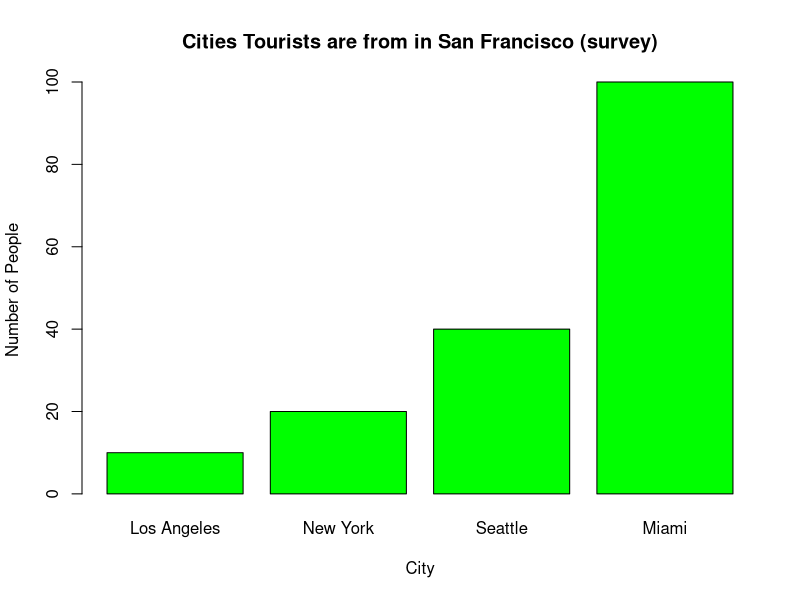
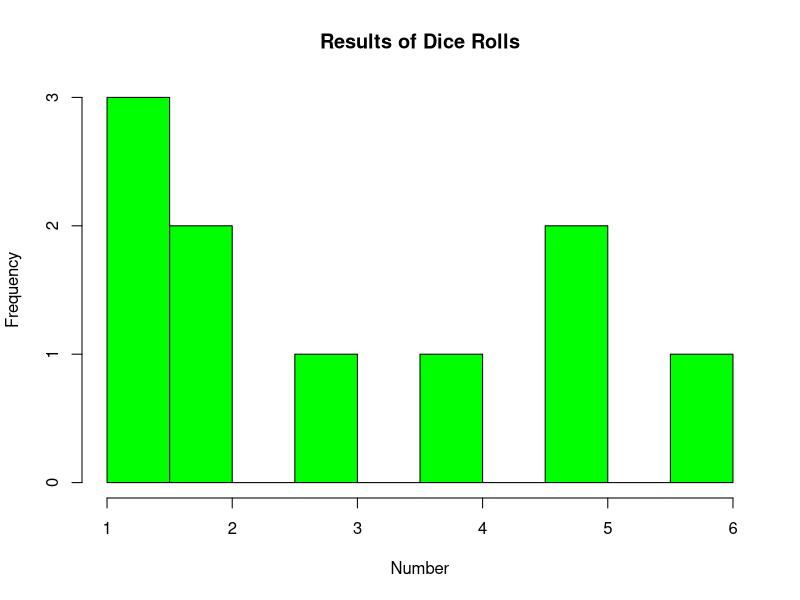
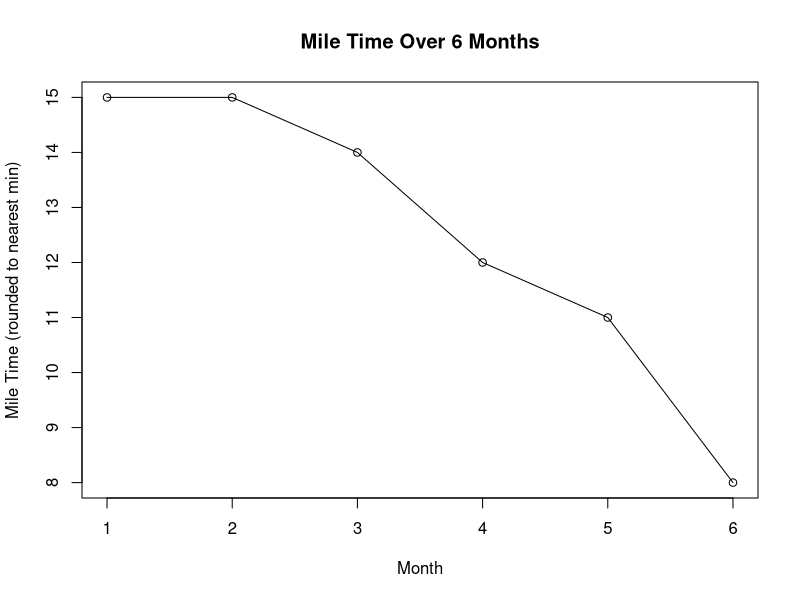
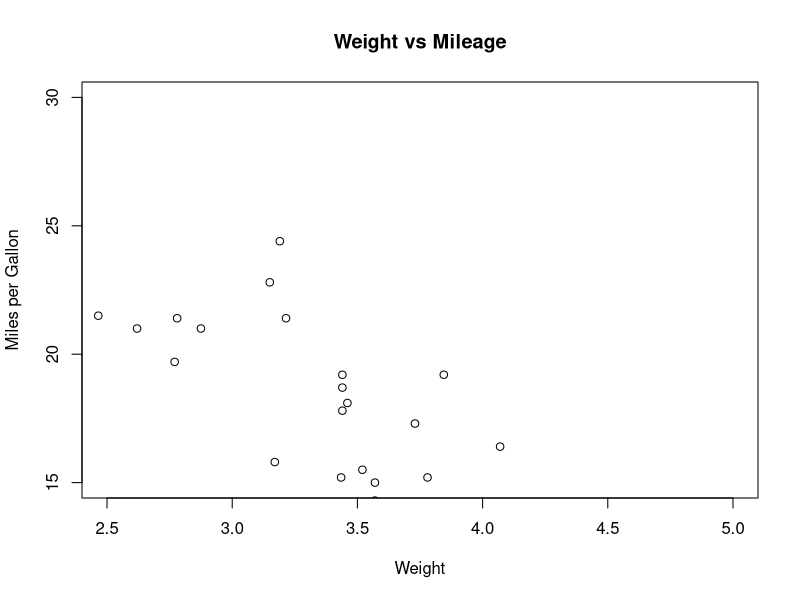
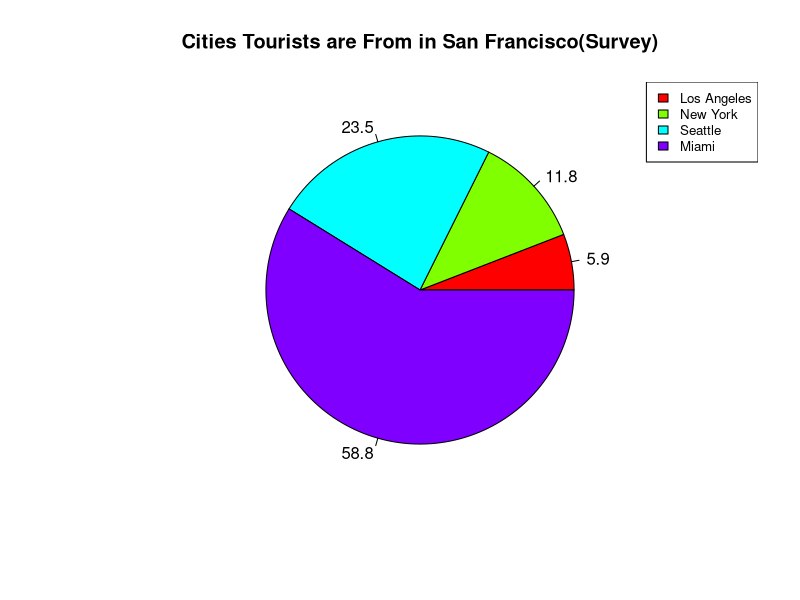
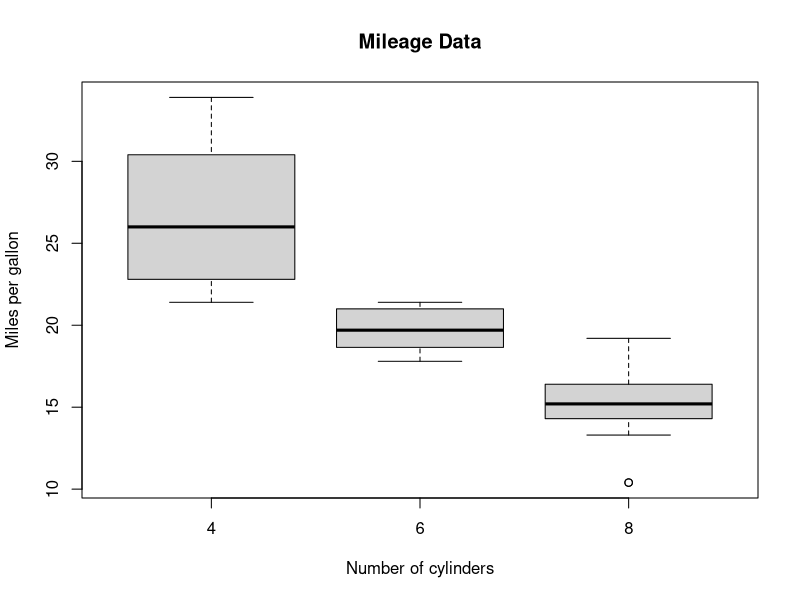

Write R code to recreate these figures, in order.
#pie chart
x<-c(10,20,40,100)
labels<-c("Los Angeles","New York","Seattle","Miami")

piepercent<-round(100*x/sum(x), 1)

png(file="wheretouristsfrom.png")

pie(x,labels=piepercent, main = "Cities Tourists are From in San Francisco(Survey)", col = rainbow(length(x)))
legend("topright", labels, cex=0.8, fill=rainbow(length(x)))

dev.off()

#bar chart
x<-c(10,20,40,100)
labels<-c("Los Angeles","New York","Seattle","Miami")

barplot(x, names.arg = labels, xlab="City", ylab="Number of People", col="green", main="Cities Tourists are from in San Francisco (survey)")

#boxplot
input<-mtcars[,c('mpg','cyl')]
print(head(input))

png(file="boxplot1.png")

boxplot(mpg~cyl, data=mtcars, xlab="Number of cylinders", ylab="Miles per gallon",main="Mileage Data")

dev.off()

#histogram
dataa<-c(1,2,3,4,5,5,1,1,2,6)
hist(dataa,10, xlab="Number",main="Results of Dice Rolls", col="green")

#line chart
miletime<-c(15,15,14,12,11,8)
mean(miletime)
plot(miletime,type="o",col="black",xlab="Month",ylab="Mile Time (rounded to nearest min)", main="Mile Time Over 6 Months")

#scatter plot
input<-mtcars[,c('wt','mpg')]
print(head(input))

plot(x= input$wt, y = input$mpg, xlab="Weight", ylab="Miles per Gallon", xlim=c(2.5,5),ylim=c(15,30), main="Weight vs Mileage")